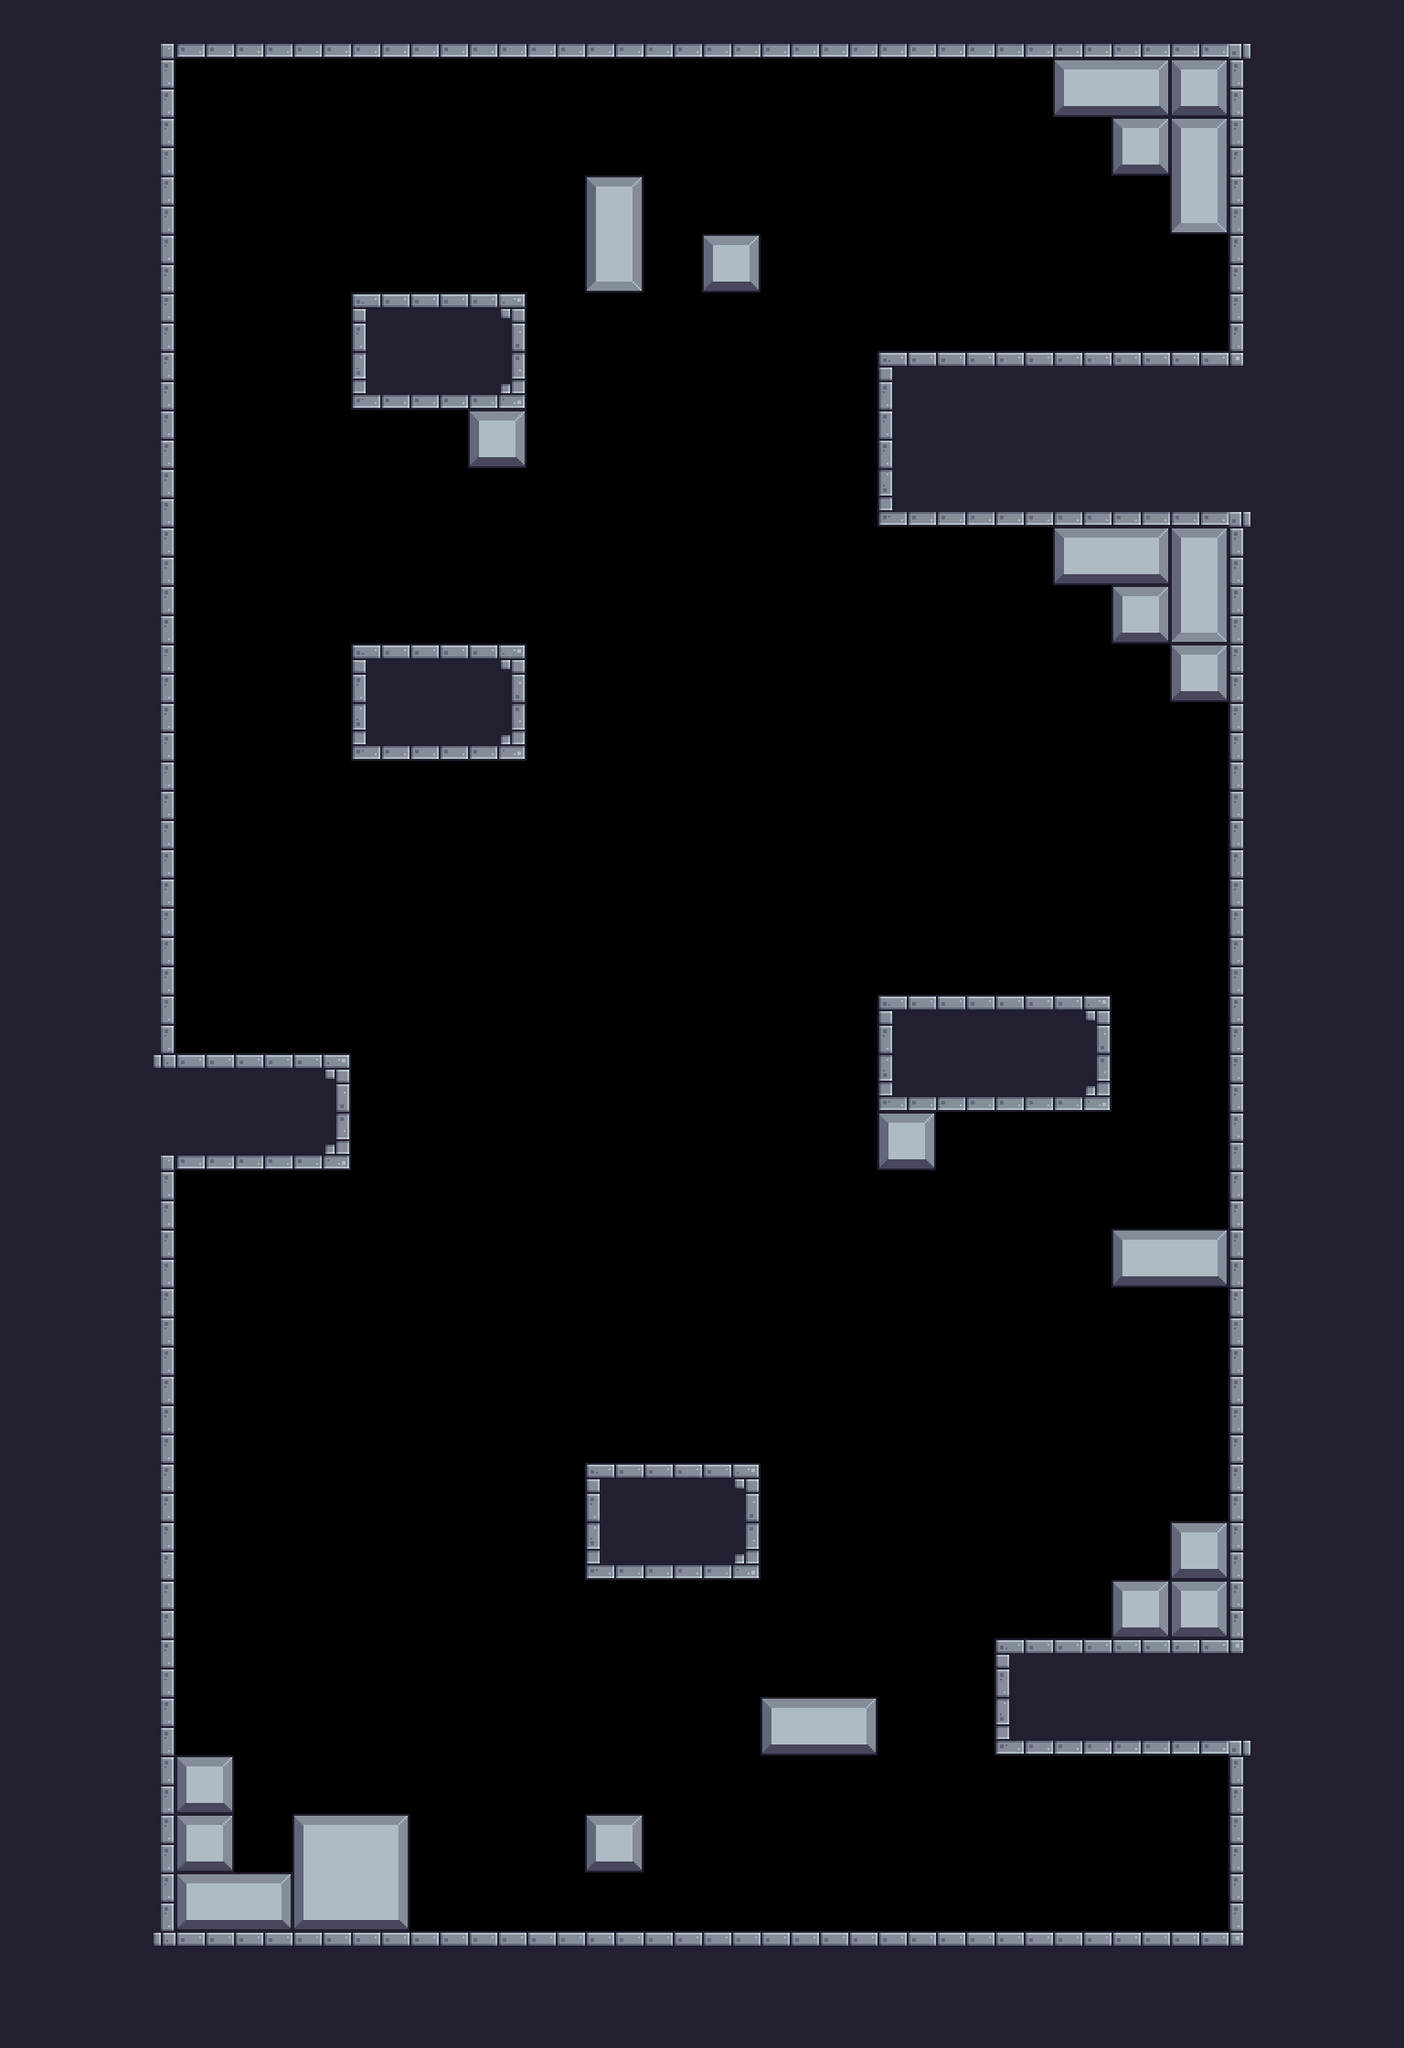

Tiled map render using the project's own tile images. Description and the map definition, with tile-layer contents summarised, below:
An orthogonal 24x35 tile map with 64x64 px tiles, 4 tile layers (BG, Terrain, Platforms, FG), 8 tilesets and 94 objects (55x silver, 16x saw, 5x floor_spike, 4x helicopter, 3x spike, ...).

<map version="1.10" tiledversion="1.10.2" orientation="orthogonal" renderorder="right-down" width="24" height="35" tilewidth="64" tileheight="64" infinite="0" nextlayerid="14" nextobjectid="209">
 <tileset firstgid="1" source="../tilesets/outside.tsx" />
 <tileset firstgid="49" source="../tilesets/items.tsx" />
 <tileset firstgid="54" source="../tilesets/inside.tsx" />
 <tileset firstgid="150" source="../tilesets/extra.tsx" />
 <tileset firstgid="216" source="../tilesets/objects.tsx" />
 <tileset firstgid="244" source="../tilesets/platforms.tsx" />
 <tileset firstgid="252" source="../tilesets/enemies.tsx" />
 <tileset firstgid="252" source="../tilesets/grass.tsx" />
 <layer id="9" name="BG" width="24" height="35">
  <data>[840 cells, 1 non-empty, 1 distinct tile ids]</data>
 </layer>
 <objectgroup id="12" name="BG details" class="window" />
 <layer id="1" name="Terrain" width="24" height="35">
  <data>[840 cells, 355 non-empty, 22 distinct tile ids]</data>
 </layer>
 <layer id="5" name="Platforms" width="24" height="35">
  <data>[840 cells, 0 non-empty, 0 distinct tile ids]</data>
 </layer>
 <layer id="10" name="FG" width="24" height="35">
  <data>[840 cells, 0 non-empty, 0 distinct tile ids]</data>
 </layer>
 <objectgroup id="4" name="Objects">
  <object id="4" name="flag" gid="219" x="1184" y="384" width="68" height="186" />
  <object id="15" name="player" gid="223" x="352.055" y="1920.11" width="74" height="56" />
  <object id="88" name="saw" x="448" y="1216" width="64" height="64">
   <properties>
    <property name="speed" type="int" value="0" />
   </properties>
  </object>
  <object id="89" name="saw" x="576" y="1152" width="64" height="64">
   <properties>
    <property name="speed" type="int" value="0" />
   </properties>
  </object>
  <object id="90" name="saw" x="704" y="1216" width="64" height="64">
   <properties>
    <property name="speed" type="int" value="0" />
   </properties>
  </object>
  <object id="91" name="saw" x="832" y="1152" width="64" height="64">
   <properties>
    <property name="speed" type="int" value="0" />
   </properties>
  </object>
  <object id="134" name="saw" x="352" y="352" width="64" height="64">
   <properties>
    <property name="speed" type="int" value="0" />
   </properties>
  </object>
  <object id="135" name="saw" x="352" y="736" width="64" height="64">
   <properties>
    <property name="speed" type="int" value="0" />
   </properties>
  </object>
  <object id="140" name="saw" x="896" y="512" width="64" height="64">
   <properties>
    <property name="speed" type="int" value="0" />
   </properties>
  </object>
  <object id="141" name="saw" x="832" y="448" width="64" height="64">
   <properties>
    <property name="speed" type="int" value="0" />
   </properties>
  </object>
  <object id="142" name="saw" x="704" y="448" width="64" height="64">
   <properties>
    <property name="speed" type="int" value="0" />
   </properties>
  </object>
  <object id="143" name="saw" x="576" y="448" width="64" height="64">
   <properties>
    <property name="speed" type="int" value="0" />
   </properties>
  </object>
  <object id="178" name="saw" x="640" y="512" width="64" height="64">
   <properties>
    <property name="speed" type="int" value="0" />
   </properties>
  </object>
  <object id="179" name="saw" x="768" y="512" width="64" height="64">
   <properties>
    <property name="speed" type="int" value="0" />
   </properties>
  </object>
  <object id="189" name="floor_spike" gid="1073742050" x="960" y="640" width="64" height="64">
   <properties>
    <property name="inverted" type="bool" value="true" />
   </properties>
  </object>
  <object id="190" name="floor_spike" gid="1073742050" x="1024" y="640" width="64" height="64">
   <properties>
    <property name="inverted" type="bool" value="true" />
   </properties>
  </object>
  <object id="191" name="floor_spike" gid="1073742050" x="1088" y="640" width="64" height="64">
   <properties>
    <property name="inverted" type="bool" value="true" />
   </properties>
  </object>
  <object id="192" name="floor_spike" gid="1073742050" x="512" y="576" width="64" height="64">
   <properties>
    <property name="inverted" type="bool" value="true" />
   </properties>
  </object>
  <object id="193" name="floor_spike" gid="1073742050" x="640" y="384" width="64" height="64">
   <properties>
    <property name="inverted" type="bool" value="true" />
   </properties>
  </object>
  <object id="194" name="saw" x="382" y="1614" width="64" height="64">
   <properties>
    <property name="speed" type="int" value="0" />
   </properties>
  </object>
  <object id="196" name="saw" x="1152" y="1948" width="64" height="64">
   <properties>
    <property name="speed" type="int" value="0" />
   </properties>
  </object>
  <object id="204" name="saw" x="765.333" y="1408" width="64" height="64">
   <properties>
    <property name="speed" type="int" value="0" />
   </properties>
  </object>
 </objectgroup>
 <objectgroup id="13" name="Moving Objects">
  <object id="81" name="spike" gid="227" x="576" y="1536" width="54" height="54">
   <properties>
    <property name="end_angle" type="int" value="360" />
    <property name="platform" type="bool" value="false" />
    <property name="radius" type="int" value="100" />
    <property name="speed" type="int" value="50" />
    <property name="start_angle" type="int" value="180" />
   </properties>
  </object>
  <object id="87" name="helicopter" x="384" y="1088" width="512" height="10">
   <properties>
    <property name="flip" type="bool" value="false" />
    <property name="platform" type="bool" value="true" />
    <property name="speed" type="int" value="100" />
   </properties>
  </object>
  <object id="133" name="saw" x="187" y="320" width="10" height="512">
   <properties>
    <property name="flip" type="bool" value="false" />
    <property name="platform" type="bool" value="false" />
    <property name="speed" type="int" value="100" />
   </properties>
  </object>
  <object id="137" name="spike" gid="227" x="192" y="128" width="54" height="54">
   <properties>
    <property name="end_angle" type="int" value="90" />
    <property name="platform" type="bool" value="false" />
    <property name="radius" type="int" value="100" />
    <property name="speed" type="int" value="50" />
    <property name="start_angle" type="int" value="0" />
   </properties>
  </object>
  <object id="139" name="helicopter" x="1024" y="704" width="10" height="320">
   <properties>
    <property name="flip" type="bool" value="false" />
    <property name="platform" type="bool" value="true" />
    <property name="speed" type="int" value="100" />
   </properties>
  </object>
  <object id="195" name="helicopter" x="1011" y="1493.33" width="10" height="422.667">
   <properties>
    <property name="flip" type="bool" value="false" />
    <property name="platform" type="bool" value="true" />
    <property name="speed" type="int" value="100" />
   </properties>
  </object>
  <object id="199" name="spike" gid="227" x="517" y="1853" width="54" height="54">
   <properties>
    <property name="end_angle" type="int" value="360" />
    <property name="platform" type="bool" value="false" />
    <property name="radius" type="int" value="100" />
    <property name="speed" type="int" value="50" />
    <property name="start_angle" type="int" value="180" />
   </properties>
  </object>
  </objectgroup>
 <objectgroup id="7" name="Items">
  <!-- 64 objects omitted --></objectgroup>
 <objectgroup id="6" name="Enemies" />
 <objectgroup id="2" name="Water" />
 <objectgroup id="8" name="Data">
  <!-- 1 objects omitted --></objectgroup>
</map>
<!-- 65 of 94 objects omitted -->
